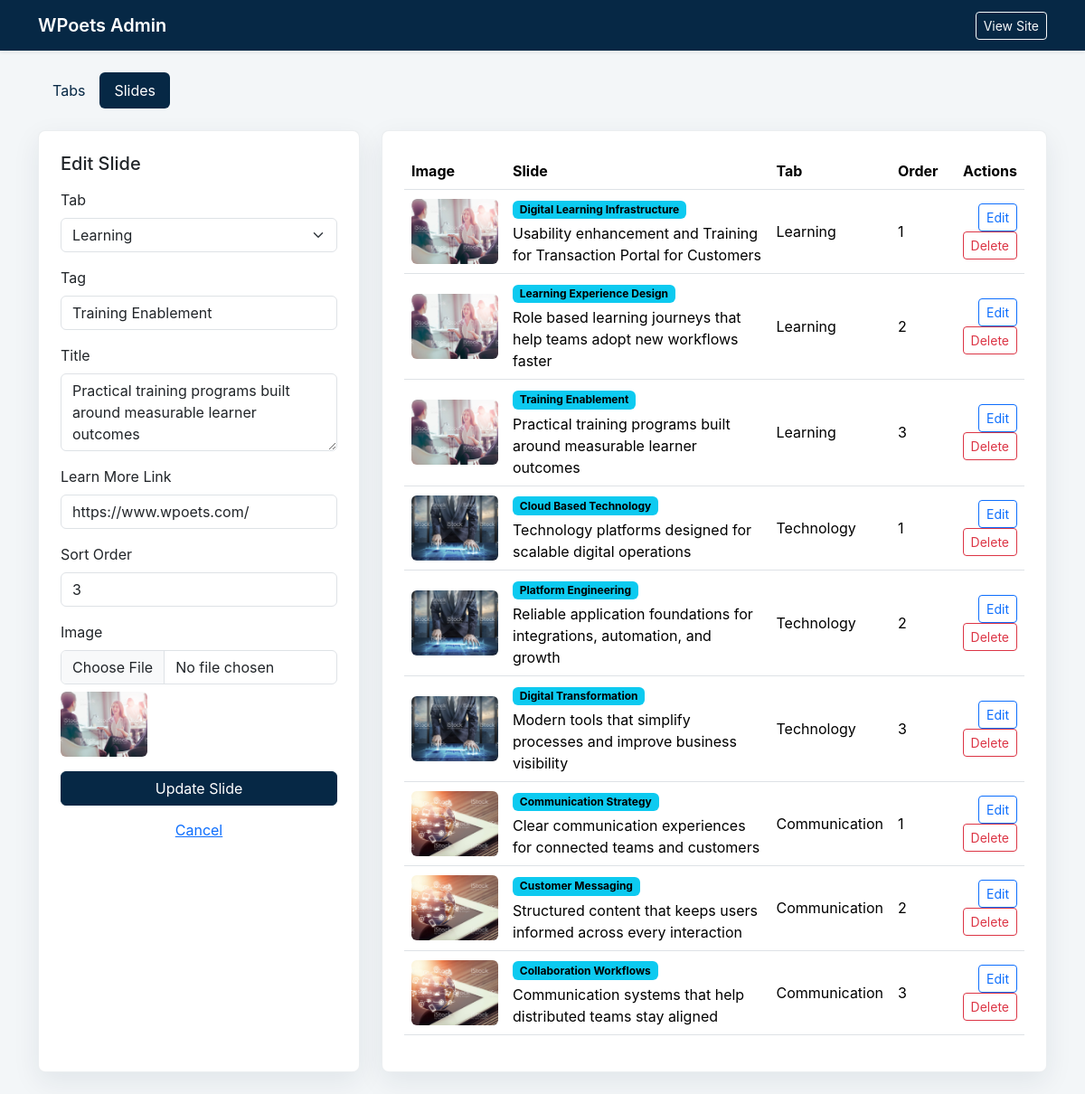
/admin/index.php?resource=slides&action=edit&id=3, run on the app's committed database.
### tables this page shows
CREATE TABLE slides (
  id INT UNSIGNED NOT NULL AUTO_INCREMENT,
  tab_id INT UNSIGNED NOT NULL,
  tag VARCHAR(120) NOT NULL,
  title VARCHAR(255) NOT NULL,
  image VARCHAR(255) NOT NULL,
  learn_more_link VARCHAR(255) NOT NULL DEFAULT '#',
  sort_order INT NOT NULL DEFAULT 0,
  PRIMARY KEY (id),
  INDEX idx_slides_tab_sort (tab_id, sort_order),
  CONSTRAINT fk_slides_tabs
    FOREIGN KEY (tab_id) REFERENCES tabs(id)
    ON DELETE CASCADE
    ON UPDATE CASCADE
);

CREATE TABLE tabs (
  id INT UNSIGNED NOT NULL AUTO_INCREMENT,
  title VARCHAR(120) NOT NULL,
  icon VARCHAR(255) DEFAULT NULL,
  sort_order INT NOT NULL DEFAULT 0,
  PRIMARY KEY (id),
  INDEX idx_tabs_sort_order (sort_order)
);

### controllers/AdminController.php (called while the page is built, shortened)
<?php
require_once __DIR__ . '/../models/Tab.php';
require_once __DIR__ . '/../models/Slide.php';
final class AdminController
{
    private Tab $tabs;
    private Slide $slides;
    public function __construct(private readonly PDO $db)
    {
        $this->tabs = new Tab($db);
        $this->slides = new Slide($db);
    }
    public function handle(): void
    {
        $resource = $_GET['resource'] ?? 'tabs';
        $action = $_GET['action'] ?? 'index';
        try {
            $this->renderPage($resource, $action);
        } catch (Throwable $exception) {
            $error = $exception->getMessage();
            $this->renderPage($resource, $action, $error);
        }
    }
    private function renderPage(string $resource, string $action, ?string $error = null): void
    {
        $tabs = $this->tabs->all();
        $slides = $this->slides->all();
        if ($resource === 'slides' && $action === 'edit') {
            $editingSlide = $this->slides->find((int) ($_GET['id'] ?? 0));
        }
        require __DIR__ . '/../views/admin/layout.php';
    }
}

### admin/index.php (called while the page is built, shortened)
<?php
require_once __DIR__ . '/../config/config.php';
require_once __DIR__ . '/../controllers/AdminController.php';
$controller = new AdminController(Database::connection());
$controller->handle();

### models/Slide.php (called while the page is built, shortened)
<?php
final class Slide
{
    public function all(): array
    {
        $stmt = $this->db->query(
            'SELECT slides.*, tabs.title AS tab_title
             FROM slides
             INNER JOIN tabs ON tabs.id = slides.tab_id
             ORDER BY tabs.sort_order ASC, slides.sort_order ASC, slides.id ASC'
        );
        return $stmt->fetchAll();
    }
    public function find(int $id): ?array
    {
        $stmt = $this->db->prepare('SELECT * FROM slides WHERE id = :id');
        $stmt->execute(['id' => $id]);
        $slide = $stmt->fetch();
        return $slide ?: null;
    }
}

### config/config.php (called while the page is built, shortened)
<?php
function e(?string $value): string
{
    return htmlspecialchars((string) $value, ENT_QUOTES, 'UTF-8');
}
function admin_url(string $query = ''): string
{
    $path = rtrim(BASE_URL, '/') . '/admin/index.php';
    return $query === '' ? $path : $path . '?' . ltrim($query, '?');
}

### models/Tab.php (called while the page is built, shortened)
<?php
final class Tab
{
    public function all(): array
    {
        $stmt = $this->db->query('SELECT * FROM tabs ORDER BY sort_order ASC, id ASC');
        return $stmt->fetchAll();
    }
}

### views/admin/slides.php (the view, shortened to what this page needs)
<?php
$isEditing = is_array($editingSlide);
$formAction = $isEditing ? admin_url('resource=slides&action=edit&id=' . (int) $editingSlide['id']) : admin_url('resource=slides&action=create');
?>
<div class="row g-4">
    <div class="col-lg-4">
        <div class="admin-card">
            <h1 class="h5 mb-3"><?= $isEditing ? 'Edit Slide' : 'Create Slide' ?></h1>
            <form method="post" action="<?= e($formAction) ?>" enctype="multipart/form-data">
                <div class="mb-3">
                    <label class="form-label" for="tab_id">Tab</label>
                    <select class="form-select" id="tab_id" name="tab_id" required>
                        <?php foreach ($tabs as $tab): ?>
                            <option value="<?= (int) $tab['id'] ?>" <?= (int) ($editingSlide['tab_id'] ?? 0) === (int) $tab['id'] ? 'selected' : '' ?>>
                                <?= e($tab['title']) ?>
                            </option>
                        <?php endforeach; ?>
                    </select>
                </div>
                <div class="mb-3">
                    <label class="form-label" for="tag">Tag</label>
                    <input class="form-control" id="tag" name="tag" required value="<?= e($editingSlide['tag'] ?? '') ?>">
                </div>
                <div class="mb-3">
                    <label class="form-label" for="title">Title</label>
                    <textarea class="form-control" id="title" name="title" rows="3" required><?= e($editingSlide['title'] ?? '') ?></textarea>
                </div>
                <div class="mb-3">
                    <label class="form-label" for="learn_more_link">Learn More Link</label>
                    <input class="form-control" id="learn_more_link" name="learn_more_link" value="<?= e($editingSlide['learn_more_link'] ?? '#') ?>">
                </div>
                <div class="mb-3">
                    <label class="form-label" for="sort_order">Sort Order</label>
                    <input class="form-control" id="sort_order" type="number" name="sort_order" value="<?= e((string) ($editingSlide['sort_order'] ?? 0)) ?>">
                </div>
                <div class="mb-3">
                    <label class="form-label" for="image">Image</label>
                    <input class="form-control" id="image" type="file" name="image" accept="image/*" <?= $isEditing ? '' : 'required' ?>>
                    <?php if (!empty($editingSlide['image'])): ?>
                        <img class="preview-slide mt-2" src="../<?= e($editingSlide['image']) ?>" alt="">
                    <?php endif; ?>
                </div>
                <button class="btn btn-primary w-100" type="submit"><?= $isEditing ? 'Update Slide' : 'Create Slide' ?></button>
                <?php if ($isEditing): ?>
                    <a class="btn btn-link w-100 mt-2" href="<?= e(admin_url('resource=slides')) ?>">Cancel</a>
                <?php endif; ?>
            </form>
        </div>
    </div>
    <div class="col-lg-8">
        <div class="admin-card">
            <div class="table-responsive">
                <table class="table align-middle">
                    <thead>
                    <tr>
                        <th>Image</th>
                        <th>Slide</th>
                        <th>Tab</th>
                        <th>Order</th>
                        <th class="text-end">Actions</th>
                    </tr>
                    </thead>
                    <tbody>
                    <?php foreach ($slides as $slide): ?>
                        <tr>
                            <td><img class="preview-slide" src="../<?= e($slide['image']) ?>" alt=""></td>
                            <td>
                                <span class="badge text-bg-info mb-1"><?= e($slide['tag']) ?></span>
                                <div><?= e($slide['title']) ?></div>
                            </td>
                            <td><?= e($slide['tab_title']) ?></td>
                            <td><?= e((string) $slide['sort_order']) ?></td>
                            <td class="text-end">
                                <a class="btn btn-sm btn-outline-primary" href="<?= e(admin_url('resource=slides&action=edit&id=' . (int) $slide['id'])) ?>">Edit</a>
                                <form class="d-inline" method="post" action="<?= e(admin_url('resource=slides&action=delete&id=' . (int) $slide['id'])) ?>" onsubmit="return confirm('Delete this slide?')">
                                    <button class="btn btn-sm btn-outline-danger" type="submit">Delete</button>
                                </form>
                            </td>
                        </tr>
                    <?php endforeach; ?>
                    </tbody>
                </table>
            </div>
        </div>
    </div>
</div>

### assets/css/admin.css (style rules this page uses)
:root { --navy: #062845; --soft: #f3f6f8; }
body { min-height: 100vh; background: var(--soft); font-family: "Inter", "Segoe UI", Arial, sans-serif; }
.admin-card { height: 100%; padding: 24px; border: 1px solid rgba(6, 40, 69, 0.08); border-radius: 8px; background: #ffffff; box-shadow: 0 10px 30px rgba(6, 40, 69, 0.08); }
.preview-slide { width: 96px; height: 72px; object-fit: cover; border-radius: 6px; }
.btn-primary { --bs-btn-bg: var(--navy); --bs-btn-border-color: var(--navy); --bs-btn-hover-bg: #0a3c63; --bs-btn-hover-border-color: #0a3c63; }

### data on the page
slides: tab_id "Learning", tag "Training Enablement", title "Practical training programs built around measurable learner outcomes", learn_more_link "https://www.wpoets.com/", sort_order "3", image (picture), tab.title "Learning"
slides: image (picture), tag "Digital Learning Infrastructure", title "Usability enhancement and Training for Transaction Portal for Customers", tab.title "Learning", sort_order "1"
slides: image (picture), tag "Learning Experience Design", title "Role based learning journeys that help teams adopt new workflows faster", tab.title "Learning", sort_order "2"
slides: image (picture), tag "Cloud Based Technology", title "Technology platforms designed for scalable digital operations", tab.title "Technology", sort_order "1"
slides: image (picture), tag "Platform Engineering", title "Reliable application foundations for integrations, automation, and growth", tab.title "Technology", sort_order "2"
slides: image (picture), tag "Digital Transformation", title "Modern tools that simplify processes and improve business visibility", tab.title "Technology", sort_order "3"
slides: image (picture), tag "Communication Strategy", title "Clear communication experiences for connected teams and customers", tab.title "Communication", sort_order "1"
slides: image (picture), tag "Customer Messaging", title "Structured content that keeps users informed across every interaction", tab.title "Communication", sort_order "2"
slides: image (picture), tag "Collaboration Workflows", title "Communication systems that help distributed teams stay aligned", tab.title "Communication", sort_order "3"
